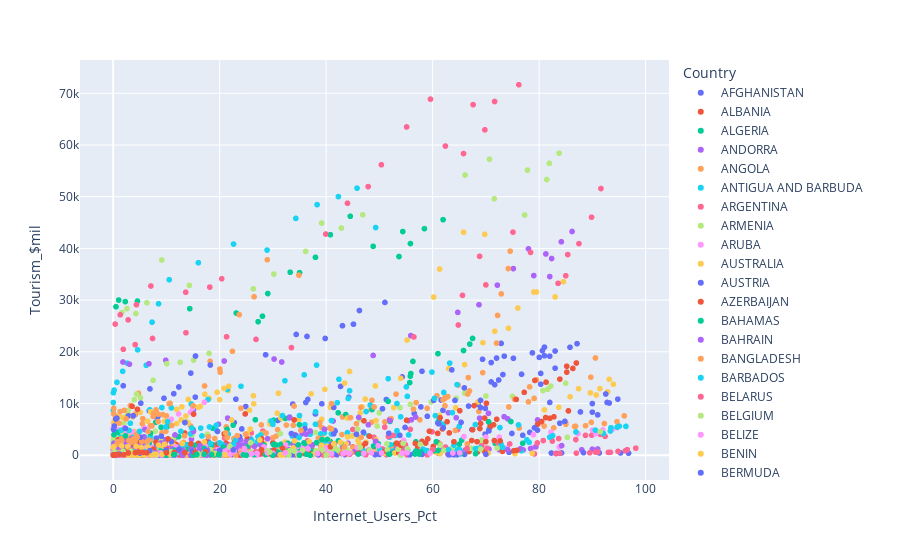

Notebook cell for this chart:
### Markdown cell above
# Problem SE2
If time allows, check out the plotly library to add additional interativity to your plots. https://plotly.com/python/plotly-express/.

### Code cell
fig = px.scatter(internet_tourism,
                x = 'Internet_Users_Pct',
                y = 'Tourism_$mil',
                color = 'Country')
fig.show()
